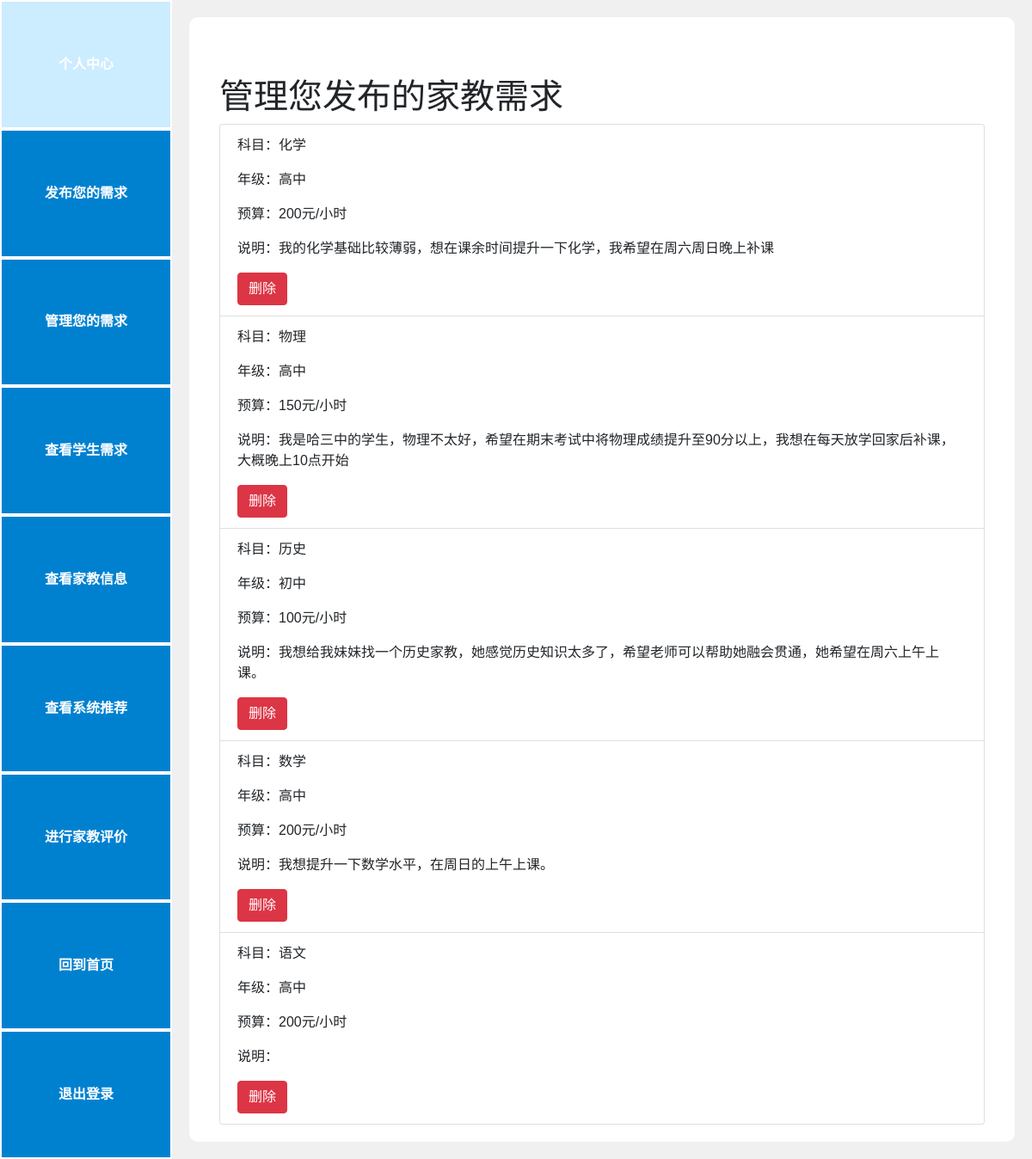
Screenshot of /manage_student_requests (signed in) with the database file from the repository.
### models.py (models this page shows)
class StudentRequest(db.Model):
    id = db.Column(db.Integer, primary_key=True)
    user_id = db.Column(db.Integer, db.ForeignKey('user.id'), nullable=False)
    name = db.Column(db.String(80), nullable=False)
    subject = db.Column(db.String(80), nullable=False)
    grade = db.Column(db.String(80), nullable=False)
    time = db.Column(db.String(80), nullable=True)
    budget = db.Column(db.String(80), nullable=False)
    phoneNumber = db.Column(db.String(20), unique=False, nullable=False)
    information = db.Column(db.Text, unique=False, nullable=False)

### app.py (the view)
@app.route('/manage_student_requests')
def manage_student_requests():
    student_requests = StudentRequest.query.filter_by(user_id=g.user.id).all()
    return render_template('manage_student_requests.html', student_requests=student_requests)

### app.py (called while the page is built)
@app.before_request
def create_tables():
    if not hasattr(g, 'first_request'):  # 保证该函数只在第一次访问时执行
        g.first_request = True
        db.create_all()  # 创建所有在模型中定义的数据库表格

@app.before_request
def before_request():
    g.user = None
    if 'user_id' in session:
        g.user = User.query.get(session['user_id'])

### templates/manage_student_requests.html
{% extends "base_student.html" %}
{% block content %}
<div class="container mt-5">
    <h1>管理您发布的家教需求</h1>
    {% if student_requests %}
        <ul class="list-group">
            {% for request in student_requests %}
                <li class="list-group-item">
                    <p>科目：{{ request.subject }}</p>
                    <p>年级：{{ request.grade}}</p>
                    <p>预算：{{ request.budget }}元/小时</p>
                    <p>说明：{{ request.information }}</p>
                    <form action="{{ url_for('delete_student_request', request_id=request.id) }}" method="post" style="display: inline;">
                        <button type="submit" class="btn btn-danger" onclick="return confirm('确定要删除此需求吗？');">删除</button>
                    </form>
                </li>
            {% endfor %}
        </ul>
    {% else %}
        <p>您还没有发布任何家教需求。</p>
    {% endif %}
</div>
{% endblock %}

### templates/base_student.html (style rules this page uses)
body { font-family: Arial, sans-serif; display: flex; height: 100vh; margin: 0; background-color: #f0f0f0; background-attachment: fixed; }

### rows the page displays
StudentRequest: subject "化学", grade "高中", budget "200", information "我的化学基础比较薄弱，想在课余时间提升一下化学，我希望在周六周日晚上补课"
StudentRequest: subject "物理", grade "高中", budget "150", information "我是哈三中的学生，物理不太好，希望在期末考试中将物理成绩提升至90分以上，我想在每天放学回家后补课，大概晚上10点开始"
StudentRequest: subject "历史", grade "初中", budget "100", information "我想给我妹妹找一个历史家教，她感觉历史知识太多了，希望老师可以帮助她融会贯通，她希望在周六上午上课。"
StudentRequest: subject "数学", grade "高中", budget "200", information "我想提升一下数学水平，在周日的上午上课。"
StudentRequest: subject "语文", grade "高中", budget "200"
